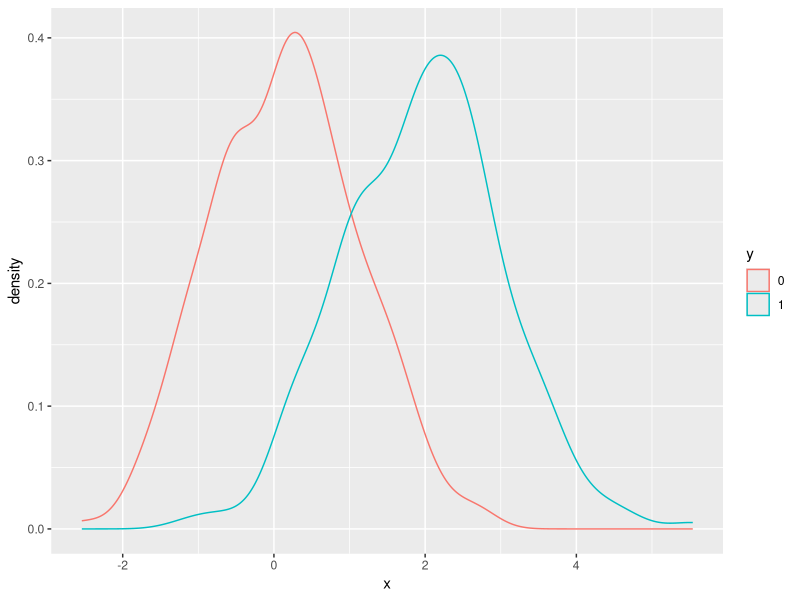
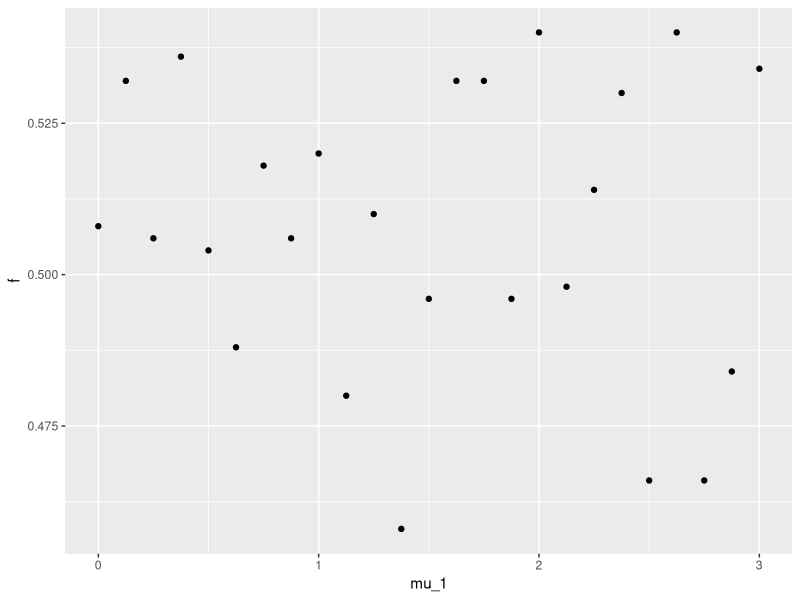
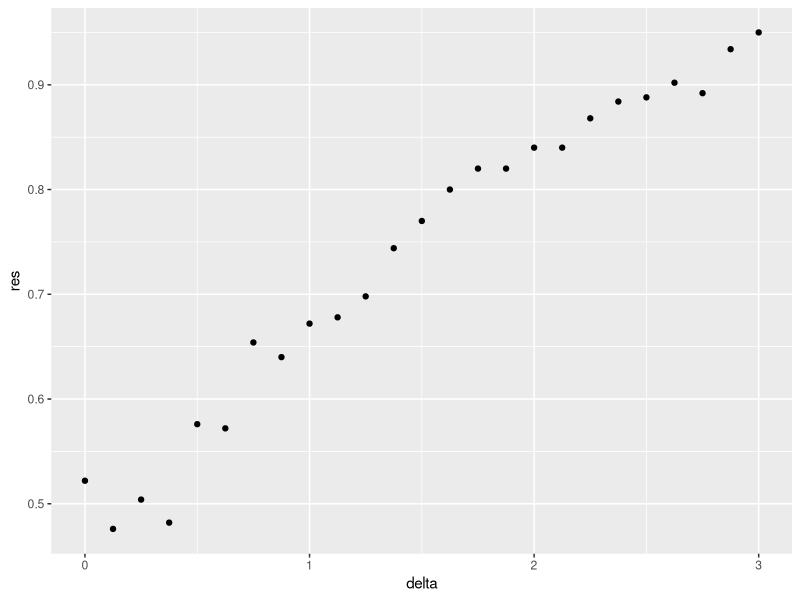

Write the R code that produced these figures, in order.
library(tidyverse)
library(caret)

set.seed(2) #if you are using R 3.5 or earlier
make_data <- function(n = 1000, p = 0.5, 
                      mu_0 = 0, mu_1 = 2, 
                      sigma_0 = 1,  sigma_1 = 1){
  
  y <- rbinom(n, 1, p)
  f_0 <- rnorm(n, mu_0, sigma_0)
  f_1 <- rnorm(n, mu_1, sigma_1)
  x <- ifelse(y == 1, f_1, f_0)
  
  test_index <- createDataPartition(y, times = 1, p = 0.5, list = FALSE)
  
  list(train = data.frame(x = x, y = as.factor(y)) %>% slice(-test_index),
       test = data.frame(x = x, y = as.factor(y)) %>% slice(test_index))
}
dat <- make_data()
dat$train %>% ggplot(aes(x, color = y)) + geom_density()

#_______________________
set.seed(1)
mu_1 <- seq(0, 3, len=25)
make_data2 <- function(mu_1, n = 1000, p = 0.5, 
                      mu_0 = 0, 
                      sigma_0 = 1,  sigma_1 = 1){
  
  y <- rbinom(n, 1, p)
  f_0 <- rnorm(n, mu_0, sigma_0)
  f_1 <- rnorm(n, mu_1, sigma_1)
  x <- ifelse(y == 1, f_1, f_0)
  
  test_index <- createDataPartition(y, times = 1, p = 0.5, list = FALSE)
  
  list(train = data.frame(x = x, y = as.factor(y)) %>% slice(-test_index),
       test = data.frame(x = x, y = as.factor(y)) %>% slice(test_index))
}

v <-sapply(mu_1,make_data2,simplify = F)

f <-sapply(seq(1,25,1),function(i) {
  glmfit<-glm(v[[i]][["train"]]$y ~ v[[i]][["train"]]$x, data=v[[i]][["train"]],family = "binomial")
  p_hat<-predict(glmfit,v[[i]][["test"]],type = "response")
  y_hat <- if_else(p_hat>0.5,1,0)%>% factor()
  v[[i]][["test"]]$y <- as.factor(v[[i]][["test"]]$y)
  confusionMatrix(y_hat, v[[i]][["test"]]$y)$overall[["Accuracy"]]
})

dd <- data.frame(mu_1,f)
ggplot(dd,aes(mu_1, f))+geom_point()

#______solutoin given

set.seed(1) #if you are using R 3.5 or earlier
set.seed(1, sample.kind="Rounding") #if you are using R 3.6 or later
delta <- seq(0, 3, len = 25)
res <- sapply(delta, function(d){
  dat <- make_data(mu_1 = d)
  fit_glm <- dat$train %>% glm(y ~ x, family = "binomial", data = .)
  y_hat_glm <- ifelse(predict(fit_glm, dat$test) > 0.5, 1, 0) %>% factor(levels = c(0, 1))
  mean(y_hat_glm == dat$test$y)
})
qplot(delta, res)
